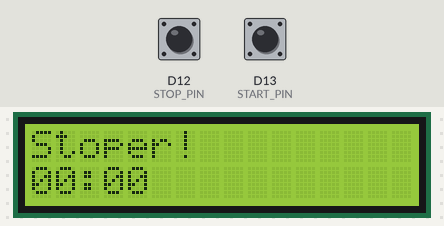
Simulated run of this program. Board: Arduino Uno R4 WiFi. Parts: 16×2 character LCD. The inputs (shaded band) are chosen by the test bench; at power-on: D13 (START_PIN) HIGH, D12 (STOP_PIN) HIGH.

Above: at 1.2 s.
1.3 s: D13 (START_PIN) pulled LOW for 0.15 s
At 2.1 s:
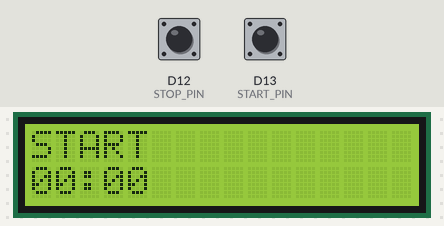
4.4 s: D12 (STOP_PIN) pulled LOW for 1 s
At 5.8 s:
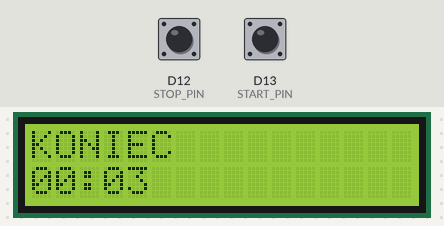
6.9 s: D13 (START_PIN) pulled LOW for 1 s
At 9.4 s:
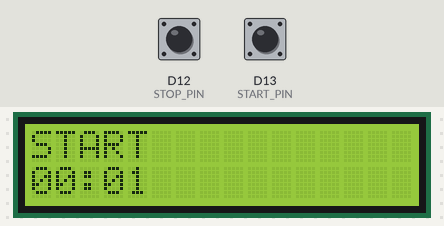
10.9 s: D12 (STOP_PIN) pulled LOW for 0.15 s
At 11.8 s:
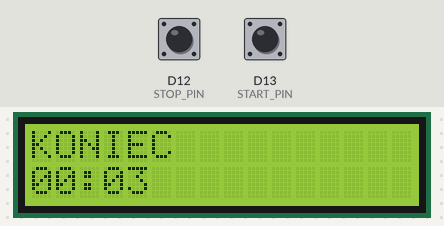
12.5 s: D13 (START_PIN) pulled LOW for 3.2 s
At 18.3 s:
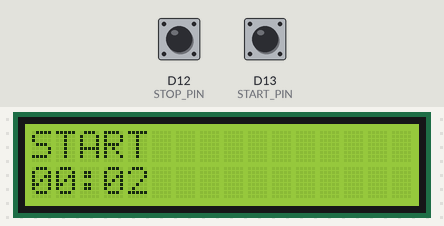
Timing chart, 0 to 19.7 s (numbered marks = the images above; inputs shaded):
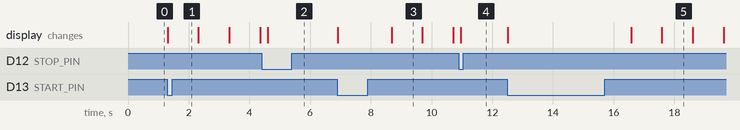

The program:

main.cpp
```cpp
#include <Arduino.h>
#include <Wire.h>
#include <LiquidCrystal.h>

#define START_PIN 13
#define STOP_PIN 12

LiquidCrystal lcd(2, 3, 4, 5, 6, 7);

void setup() {
  pinMode(START_PIN, INPUT_PULLUP);
  pinMode(STOP_PIN, INPUT_PULLUP);

  lcd.begin(16, 2);
  lcd.clear();
  lcd.setCursor(0, 0);
  lcd.print("Stoper!");
  lcd.setCursor(0, 1);
  lcd.print("00:00");
}

double odczyt = 0;
unsigned long startTime;
unsigned long currentTime;
unsigned long elapsedTime;
bool isStarted = 0;

void loop() {
  lcd.setCursor(0, 1);

  if (digitalRead(START_PIN) == LOW) {
    lcd.print("START");
    startTime = millis();
    isStarted = 1;
  }

  if (isStarted) {
    currentTime = millis();
    elapsedTime = currentTime - startTime;

    unsigned long seconds = (elapsedTime / 1000) % 60;
    unsigned long minutes = (elapsedTime / 60000) % 60;

    lcd.clear();

    lcd.setCursor(0, 0);
    lcd.print("START");

    lcd.setCursor(0, 1);
    lcd.print(String(minutes < 10 ? "0" : "") + String(minutes, DEC) + ":" +
              String(seconds < 10 ? "0" : "") + String(seconds, DEC));

    delay(250);

    if (digitalRead(STOP_PIN) == LOW) {
      lcd.clear();
      lcd.setCursor(0, 0);
      lcd.print("KONIEC");
      lcd.setCursor(0, 1);
      lcd.print(String(minutes < 10 ? "0" : "") + String(minutes, DEC) + ":" +
                String(seconds < 10 ? "0" : "") + String(seconds, DEC));

      isStarted = 0;
    }
  }
}
```

Measured:
- after the input at 1.3 s, the display: changes at once (image 1)
- after the input at 4.4 s, the display: changes after 0.20 s (image 2)
- after the input at 6.9 s, the display: first changes at once (image 3 shows a later state)
- after the input at 10.9 s, the display: changes after 0.07 s (image 4)
- after the input at 12.5 s, the display: first changes at once (image 5 shows a later state)
- what the display in image 3 shows lasts 1.0 s, from 8.7 s to 9.7 s
